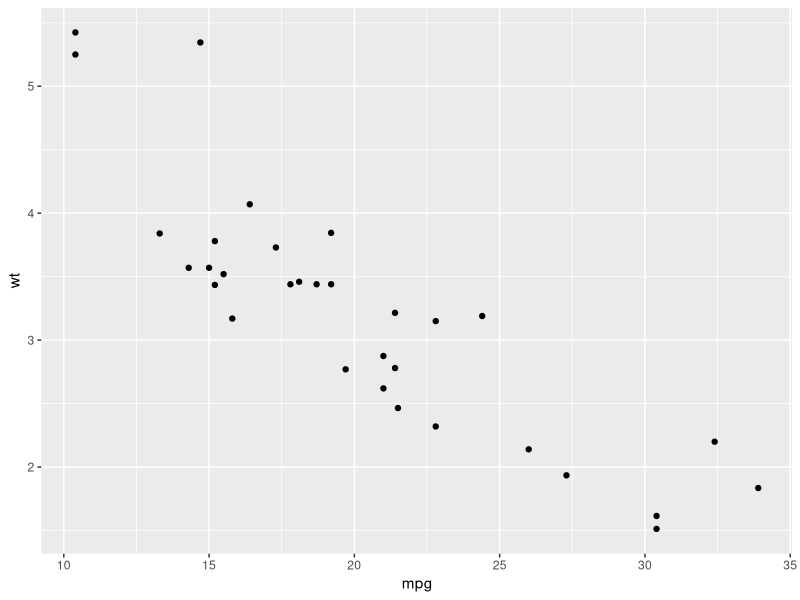
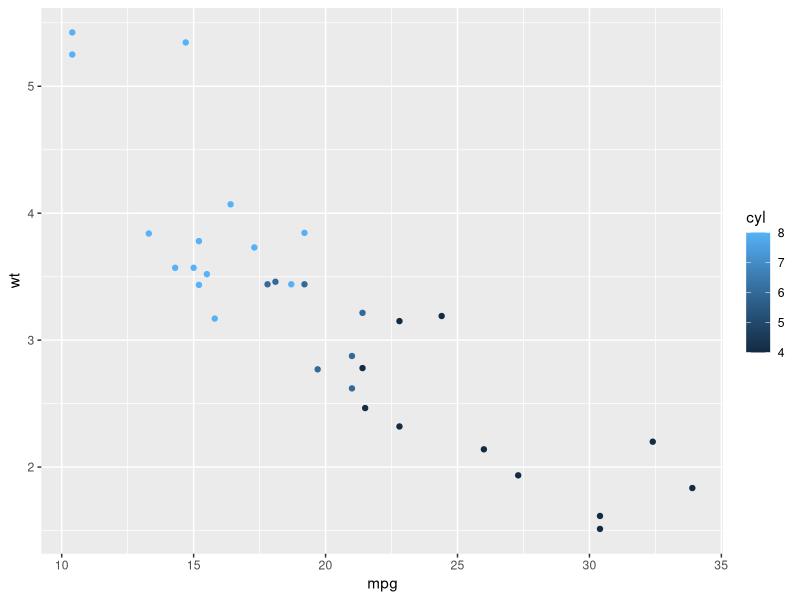
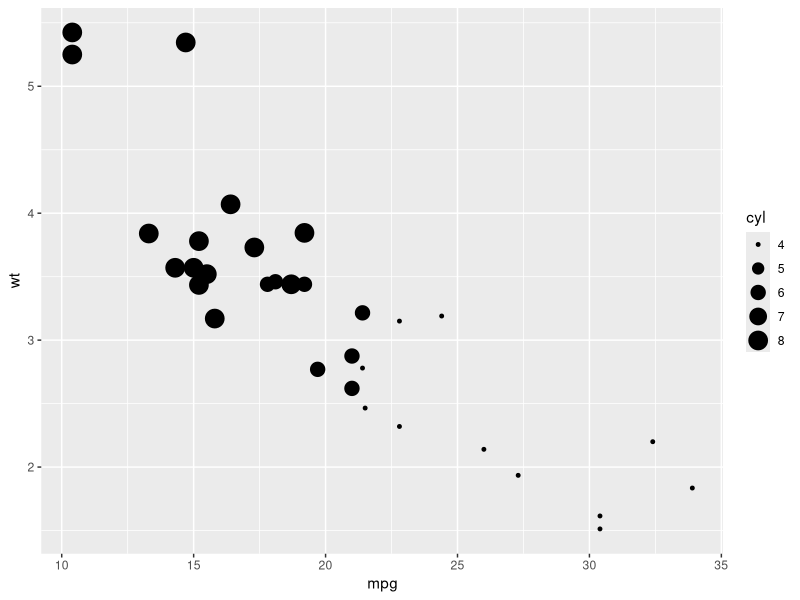
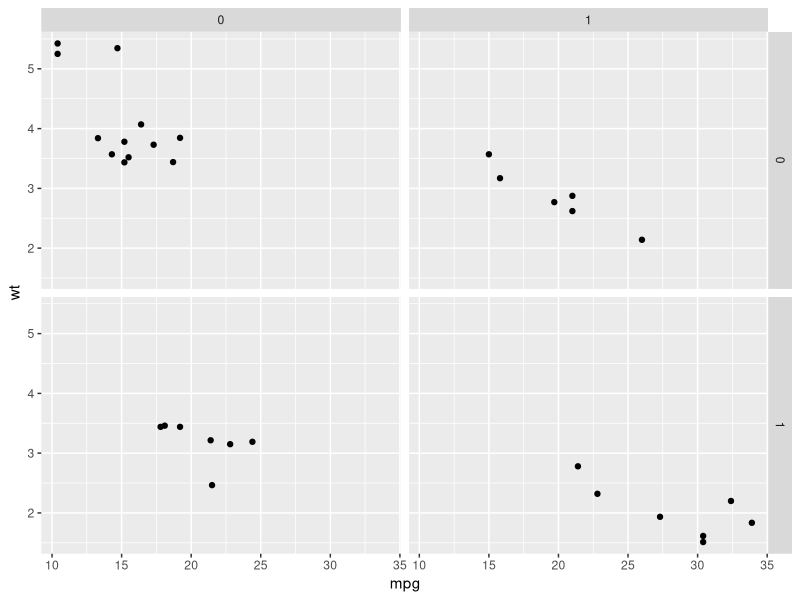
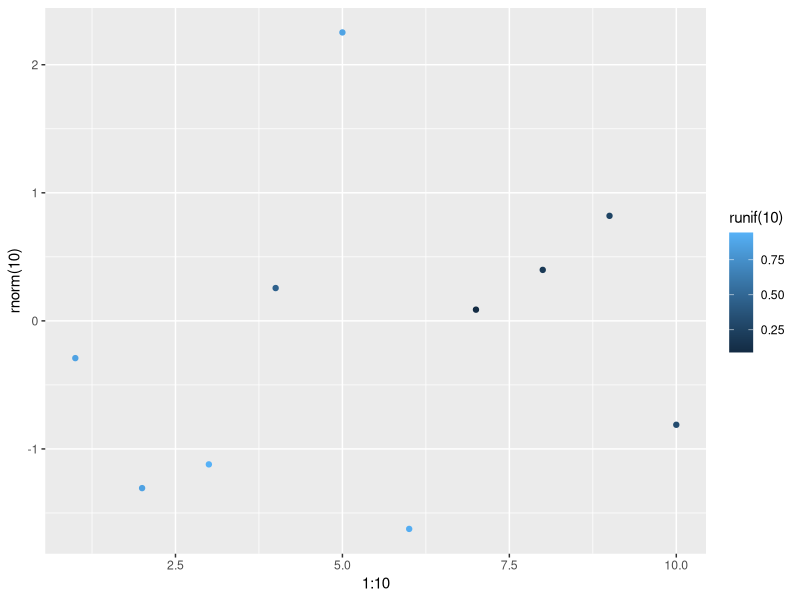
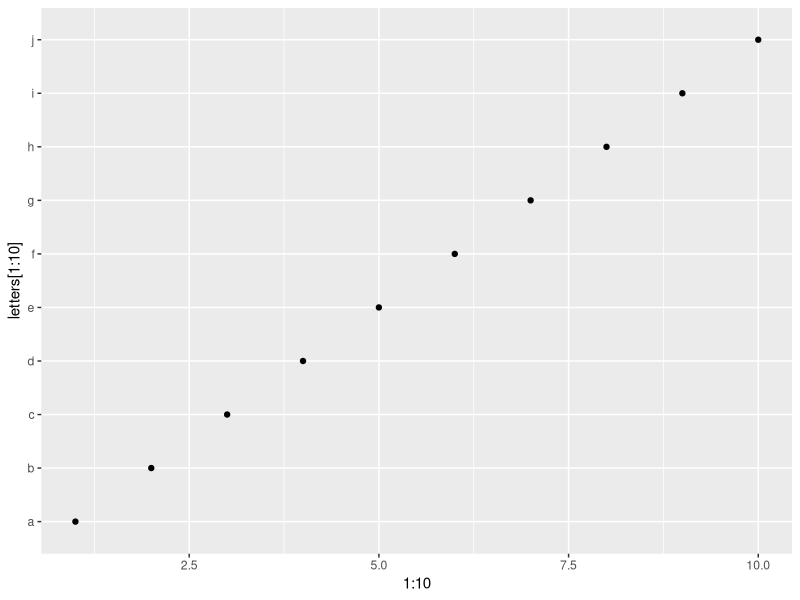
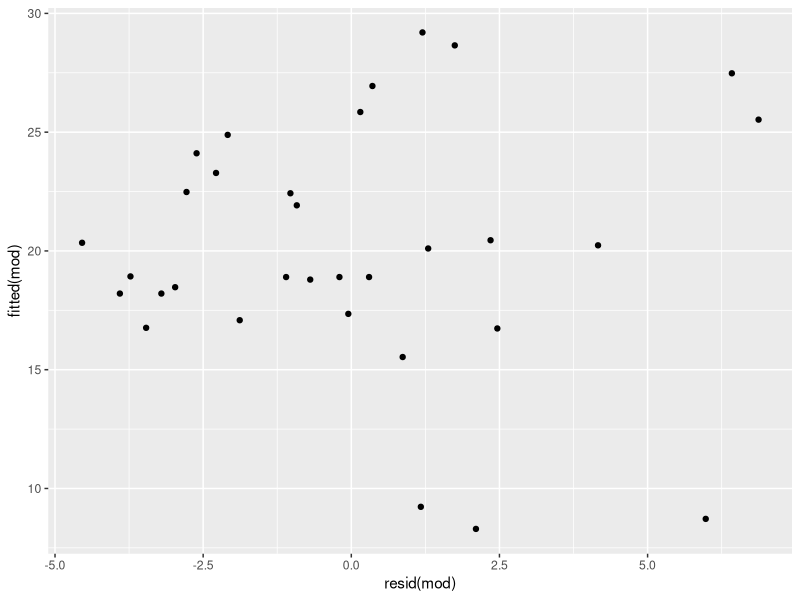
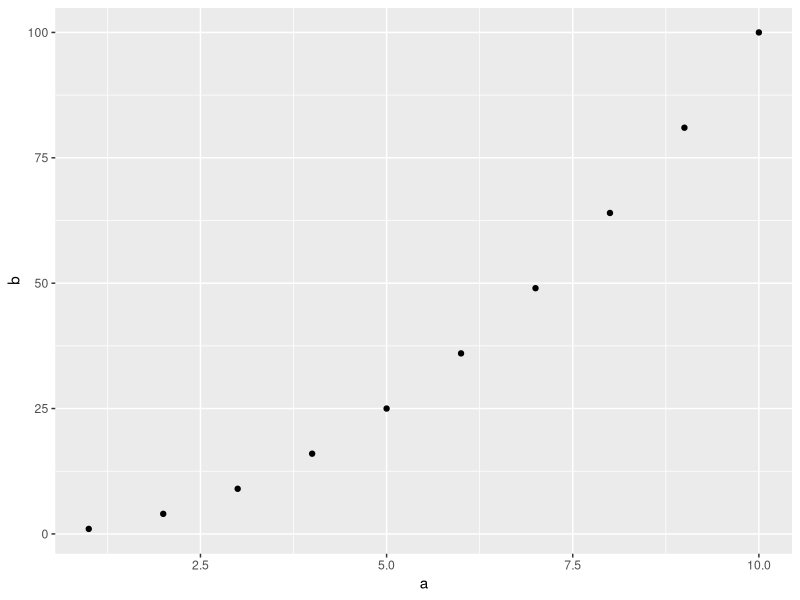

R code for these plots, in order: (Note: this script raises an error after producing the figures.)
## ---- chunk 1
knitr::opts_chunk$set(echo = TRUE)
library(ggplot2)
## ---- chunk 2

# Use data from data.frame
qplot(mpg, wt, data = mtcars)
qplot(mpg, wt, data = mtcars, colour = cyl)
qplot(mpg, wt, data = mtcars, size = cyl)
qplot(mpg, wt, data = mtcars, facets = vs ~ am)


qplot(1:10, rnorm(10), colour = runif(10))
qplot(1:10, letters[1:10])
mod <- lm(mpg ~ wt, data = mtcars)
qplot(resid(mod), fitted(mod))

f <- function() {
   a <- 1:10
   b <- a ^ 2
   qplot(a, b)
}
f()

# To set aesthetics, wrap in I()
qplot(mpg, wt, data = mtcars, colour = I("red"))

# qplot will attempt to guess what geom you want depending on the input
# both x and y supplied = scatterplot
qplot(mpg, wt, data = mtcars)
# just x supplied = histogram
qplot(mpg, data = mtcars)
# just y supplied = scatterplot, with x = seq_along(y)
qplot(y = mpg, data = mtcars)

# Use different geoms
qplot(mpg, wt, data = mtcars, geom = "path")
qplot(factor(cyl), wt, data = mtcars, geom = c("boxplot", "jitter"))
qplot(mpg, data = mtcars, geom = "dotplot")

## ---- chunk 3
data(mtcars)
df <- mtcars[, c("mpg", "cyl", "wt")]
head(df)

qplot(x, y=NULL, data, geom="auto", 
      xlim = c(NA, NA), ylim =c(NA, NA))

# Use data from numeric vectors
x <- 1:10; y = x*x

# Basic plot
qplot(x,y)

# Add line
qplot(x, y, geom=c("point", "line"))

# Use data from a data frame
qplot(mpg, wt, data=mtcars)

# Smoothing
qplot(mpg, wt, data = mtcars, geom = c("point", "smooth"))

# Linear fits by group
qplot(mpg, wt, data = mtcars, color = factor(cyl),
      geom=c("point", "smooth"))

# Change the color by a continuous numeric variable
qplot(mpg, wt, data = mtcars, colour = cyl)

# Change the color by groups (factor)
df <- mtcars
df[,'cyl'] <- as.factor(df[,'cyl'])
qplot(mpg, wt, data = df, colour = cyl)

# Add lines
qplot(mpg, wt, data = df, colour = cyl,
      geom=c("point", "line"))

# Change the size of points according to the values of a continuous variable
qplot(mpg, wt, data = mtcars, size = mpg)

# Change point shapes by groups
qplot(mpg, wt, data = mtcars, shape = factor(cyl))

qplot(mpg, wt, data = mtcars, label = rownames(mtcars), 
      geom=c("point", "text"),
      hjust=0, vjust=0)

head(PlantGrowth)

# Basic box plot from a numeric vector
x <- "1"
y <- rnorm(100)
qplot(x, y, geom="boxplot")

# Basic box plot from data frame
qplot(group, weight, data = PlantGrowth, 
      geom=c("boxplot"))

# Dot plot
qplot(group, weight, data = PlantGrowth, 
      geom=c("dotplot"), 
      stackdir = "center", binaxis = "y")

# Violin plot
qplot(group, weight, data = PlantGrowth, 
      geom=c("violin"), trim = FALSE)

# Box plot from a data frame
# Add jitter and change fill color by group
qplot(group, weight, data = PlantGrowth, 
      geom=c("boxplot", "jitter"), fill = group)

# Dot plot
qplot(group, weight, data = PlantGrowth, 
      geom = "dotplot", stackdir = "center", binaxis = "y",
      color = group, fill = group)

set.seed(1234)
mydata = data.frame(sex = factor(rep(c("F", "M"), each=200)),
                    weight = c(rnorm(200, 55), rnorm(200, 58)))
head(mydata)

# Basic histogram
qplot(weight, data = mydata, geom = "histogram")

# Change histogram fill color by group (sex)
qplot(weight, data = mydata, geom = "histogram",
    fill = sex)

# Basic density plot
qplot(weight, data = mydata, geom = "density")

# Change density plot line color by group (sex)
# change line type
qplot(weight, data = mydata, geom = "density",
    color = sex, linetype = sex)

qplot(weight, data = mydata, geom = "density",
      xlab = "Weight (kg)", ylab = "Density", 
      main = "Density plot of Weight")

